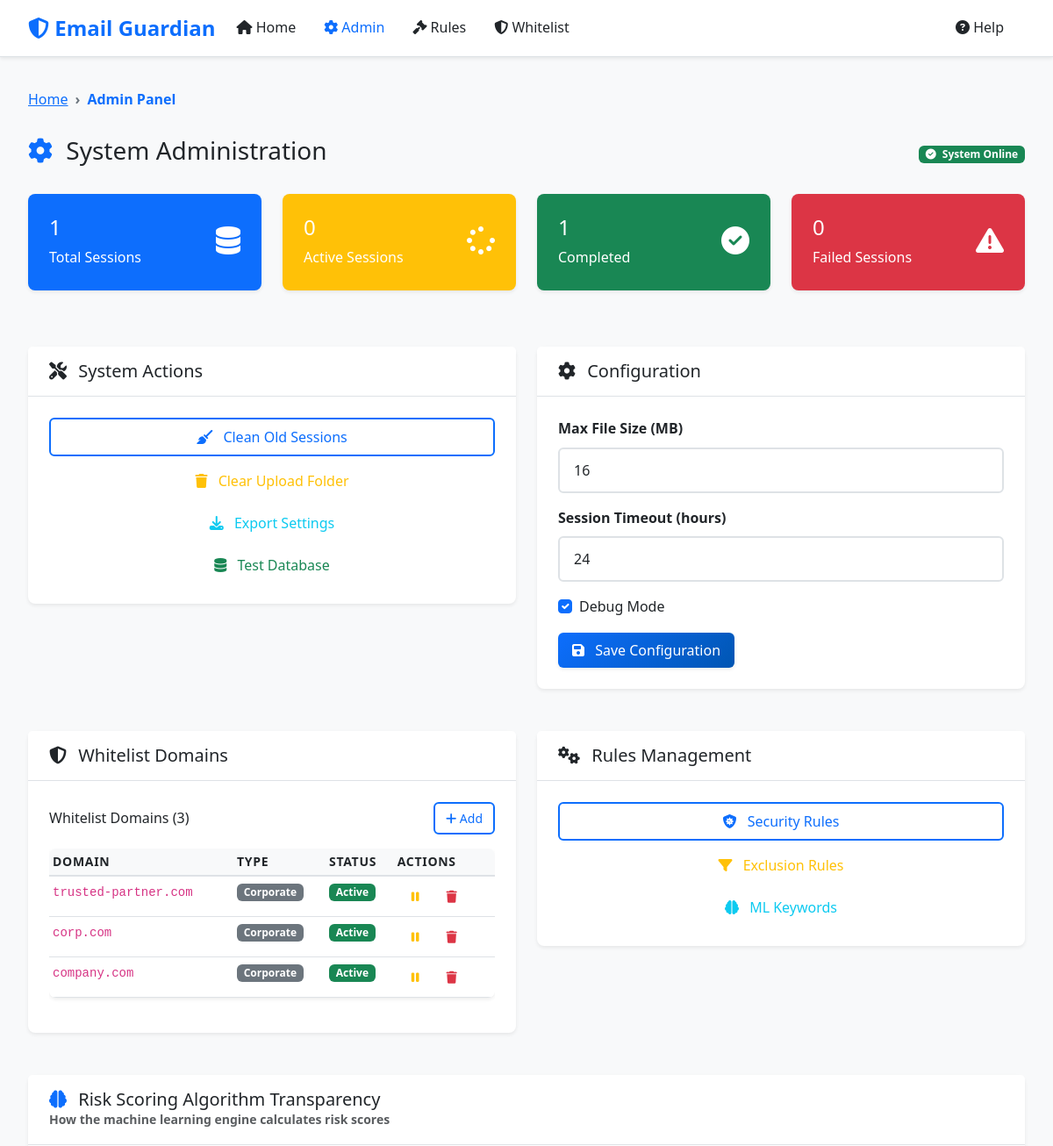
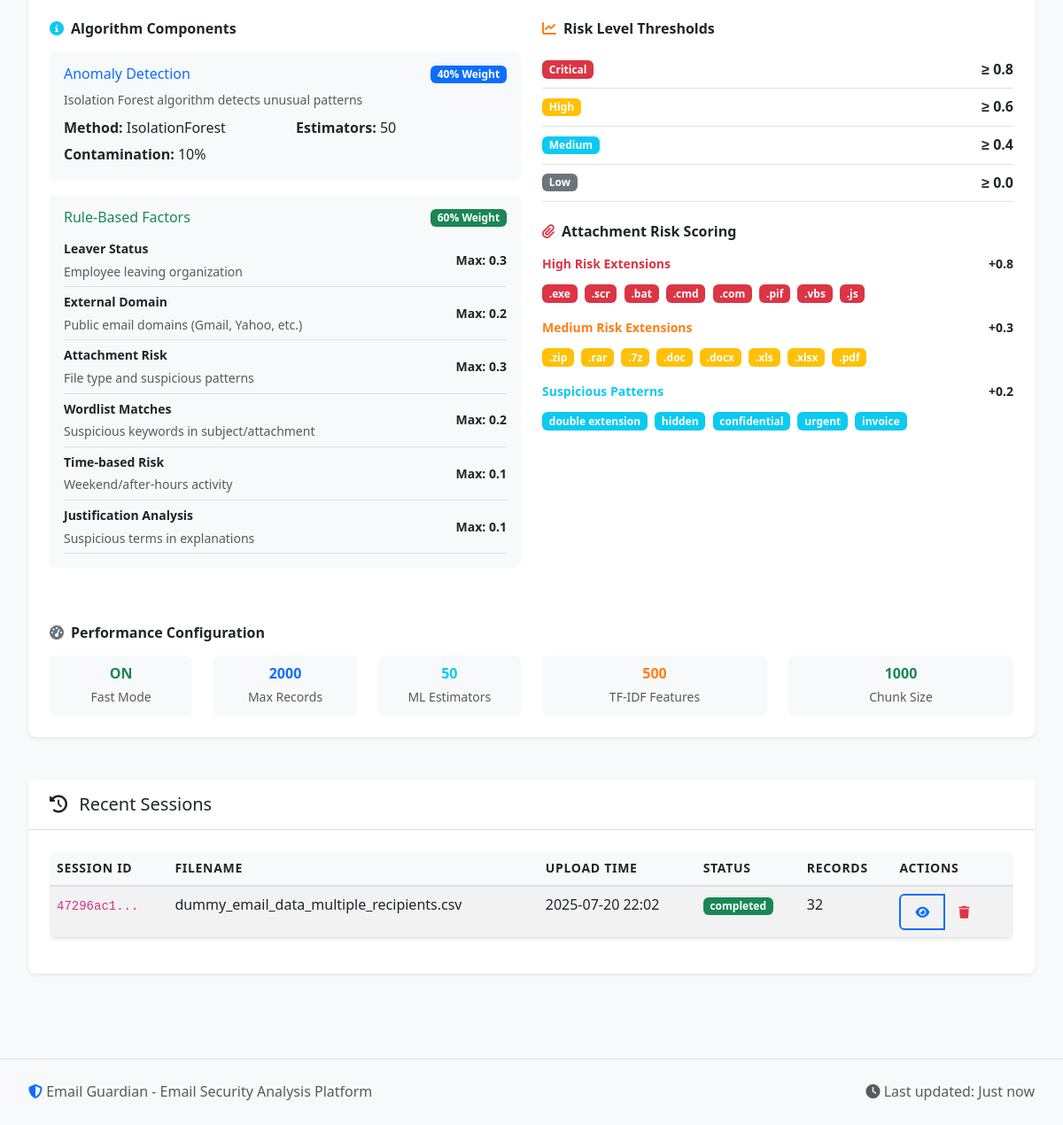
/admin, run on an earlier commit of the app's database (2 pictures, top to bottom).
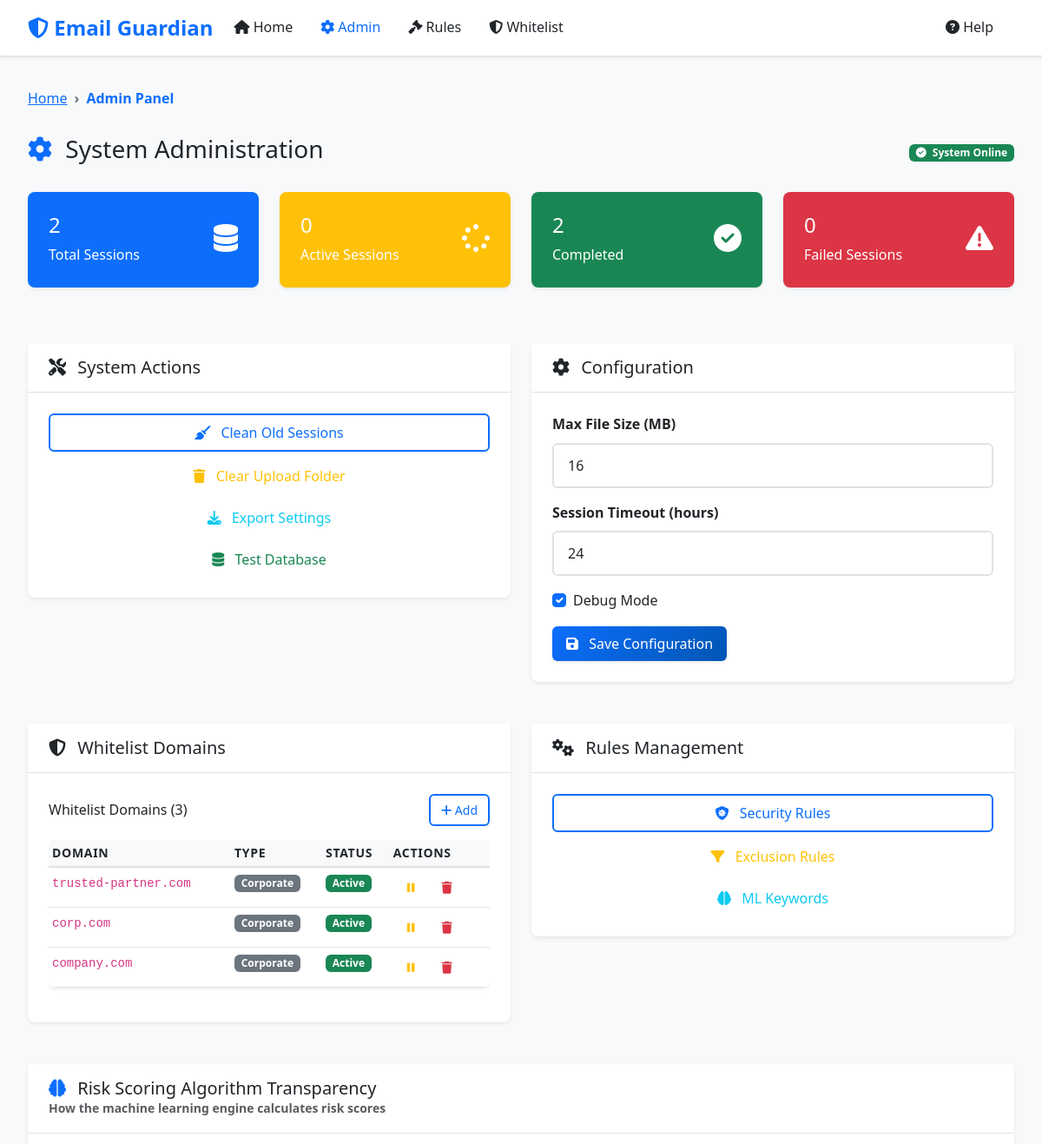
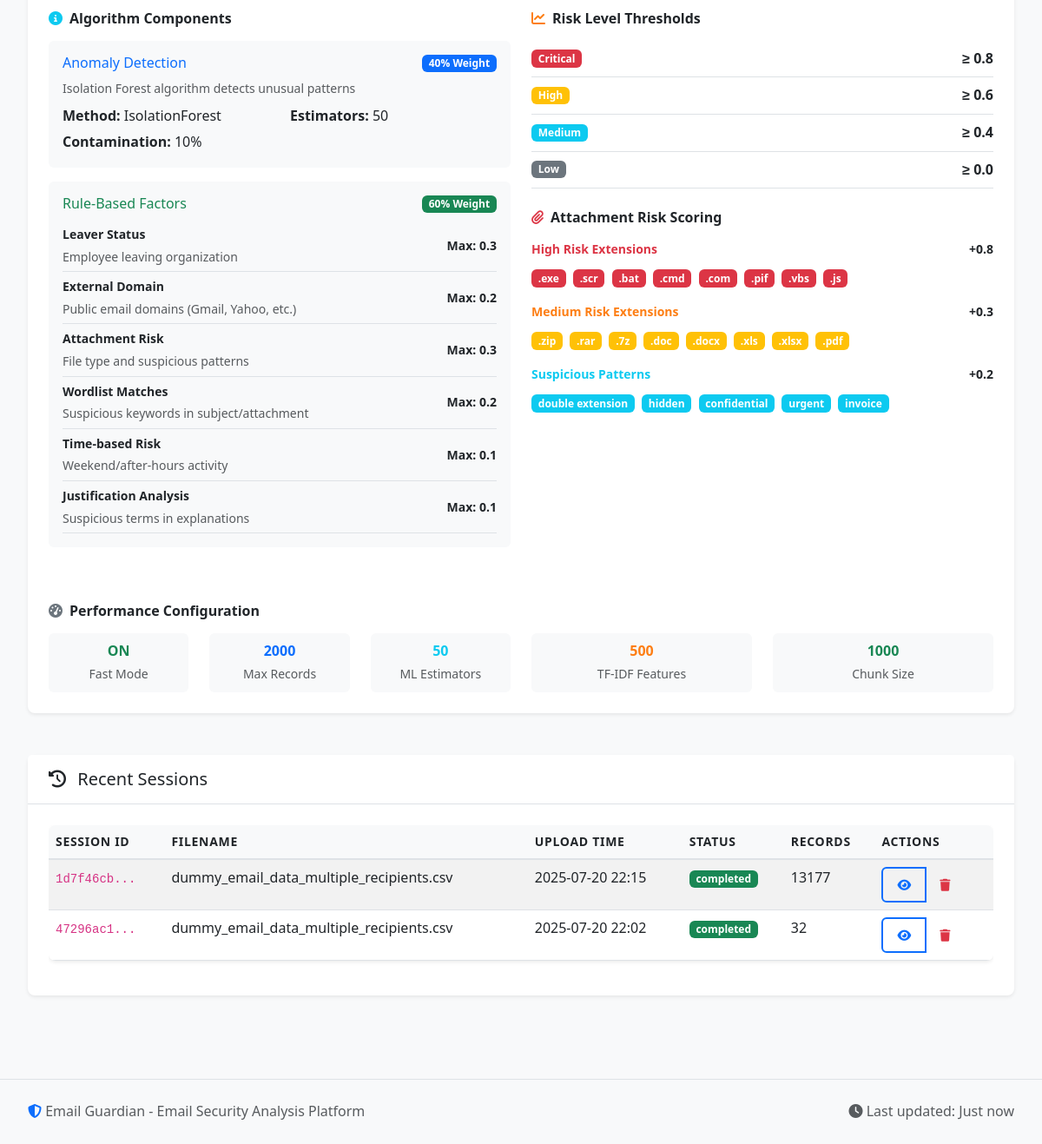
And on a later commit of the database (2 pictures, top to bottom).
### models.py (models this page shows, shortened)
class ProcessingSession(db.Model):
    __tablename__ = 'processing_sessions'
    id = db.Column(db.String(36), primary_key=True)
    filename = db.Column(db.String(255), nullable=False)
    upload_time = db.Column(db.DateTime, default=datetime.utcnow)
    total_records = db.Column(db.Integer, default=0)
    processed_records = db.Column(db.Integer, default=0)
    status = db.Column(db.String(50), default='uploaded')  # uploaded, processing, completed, error
    error_message = db.Column(Text)
    processing_stats = db.Column(JSON)
    data_path = db.Column(db.String(500))
    is_compressed = db.Column(db.Boolean, default=False)
    exclusion_applied = db.Column(db.Boolean, default=False)
    whitelist_applied = db.Column(db.Boolean, default=False)
    rules_applied = db.Column(db.Boolean, default=False)
    ml_applied = db.Column(db.Boolean, default=False)

### routes.py (the view)
@app.route('/admin')
def admin():
    stats = {
        'total_sessions': ProcessingSession.query.count(),
        'active_sessions': ProcessingSession.query.filter_by(status='processing').count(),
        'completed_sessions': ProcessingSession.query.filter_by(status='completed').count(),
        'failed_sessions': ProcessingSession.query.filter_by(status='failed').count()
    }
    recent_sessions = ProcessingSession.query.order_by(ProcessingSession.upload_time.desc()).limit(5).all()
    sessions = ProcessingSession.query.order_by(ProcessingSession.upload_time.desc()).all()
    whitelist_domains = WhitelistDomain.query.filter_by(is_active=True).all()
    attachment_keywords = AttachmentKeyword.query.filter_by(is_active=True).all()
    risk_scoring_info = {
        'thresholds': {
            'critical': 0.8,
            'high': 0.6,
            'medium': 0.4,
            'low': 0.0
        },
        'algorithm_components': {
            'anomaly_detection': {
                'weight': 40,
                'description': 'Isolation Forest algorithm detects unusual patterns',
                'method': 'sklearn.ensemble.IsolationForest',
                'contamination_rate': '10%',
                'estimators': config.ml_estimators
            },
            'rule_based_factors': {
                'weight': 60,
                'factors': [
                    {'name': 'Leaver Status', 'max_score': 0.3, 'description': 'Employee leaving organization'},
                    {'name': 'External Domain', 'max_score': 0.2, 'description': 'Public email domains (Gmail, Yahoo, etc.)'},
                    {'name': 'Attachment Risk', 'max_score': 0.3, 'description': 'File type and suspicious patterns'},
                    {'name': 'Wordlist Matches', 'max_score': 0.2, 'description': 'Suspicious keywords in subject/attachment'},
                    {'name': 'Time-based Risk', 'max_score': 0.1, 'description': 'Weekend/after-hours activity'},
                    {'name': 'Justification Analysis', 'max_score': 0.1, 'description': 'Suspicious terms in explanations'}
                ]
            }
        },
        'attachment_scoring': {
            'high_risk_extensions': ['.exe', '.scr', '.bat', '.cmd', '.com', '.pif', '.vbs', '.js'],
            'high_risk_score': 0.8,
            'medium_risk_extensions': ['.zip', '.rar', '.7z', '.doc', '.docx', '.xls', '.xlsx', '.pdf'],
            'medium_risk_score': 0.3,
            'suspicious_patterns': ['double extension', 'hidden', 'confidential', 'urgent', 'invoice'],
            'pattern_score': 0.2
        },
        'performance_config': {
            'fast_mode': config.fast_mode,
            'max_ml_records': config.max_ml_records,
            'ml_estimators': config.ml_estimators,
            'tfidf_max_features': config.tfidf_max_features,
            'chunk_size': config.chunk_size
        }
    }
    return render_template('admin.html',
                         stats=stats,
                         recent_sessions=recent_sessions,
                         sessions=sessions,
                         whitelist_domains=whitelist_domains,
                         attachment_keywords=attachment_keywords,
                         risk_scoring_info=risk_scoring_info)

### templates/admin.html (shortened to what the changed rows need)
{% extends "base.html" %}
{% block content %}
<div class="row">
    <div class="col-12">
        <div class="d-flex justify-content-between align-items-center mb-4">
            <h1 class="h3">
                <i class="fas fa-cog text-primary me-2"></i>
                System Administration
            </h1>
        </div>
    </div>
</div>
<div class="row mb-4">
    <div class="col-md-3 mb-3">
        <div class="card text-white bg-primary">
            <div class="card-body">
                <div class="d-flex justify-content-between">
                    <div>
                        <h4 class="card-title">{{ stats.total_sessions }}</h4>
                        <p class="card-text">Total Sessions</p>
                    </div>
                </div>
            </div>
        </div>
    </div>
    <div class="col-md-3 mb-3">
        <div class="card text-white bg-success">
            <div class="card-body">
                <div class="d-flex justify-content-between">
                    <div>
                        <h4 class="card-title">{{ stats.completed_sessions }}</h4>
                        <p class="card-text">Completed</p>
                    </div>
                </div>
            </div>
        </div>
    </div>
</div>
<div class="row mb-4">
    <div class="col-12">
        <div class="card">
            <div class="card-body">
                <div class="row">
                    <div class="col-lg-6 mb-4">
                        <div class="algorithm-component mb-3 p-3 bg-light rounded">
                            <div class="rule-factors">
                                {% for factor in risk_scoring_info.algorithm_components.rule_based_factors.factors %}
                                <div class="d-flex justify-content-between align-items-center py-1 border-bottom">
                                    <div>
                                        <small class="fw-bold">{{ factor.name }}</small>
                                        <br><small class="text-muted">{{ factor.description }}</small>
                                    </div>
                                    <div class="text-end">
                                        <small class="fw-bold">Max: {{ "%.1f"|format(factor.max_score) }}</small>
                                    </div>
                                </div>
                                {% endfor %}
                            </div>
                        </div>
                    </div>
                    <div class="col-lg-6 mb-4">
                        <div class="risk-thresholds mb-4">
                            {% for level, threshold in risk_scoring_info.thresholds.items() %}
                            <div class="d-flex justify-content-between align-items-center py-2 border-bottom">
                                <div class="d-flex align-items-center">
                                    {% if level == 'critical' %}
                                        <div class="badge bg-danger me-2">Critical</div>
                                    {% elif level == 'high' %}
                                        <div class="badge bg-warning me-2">High</div>
                                    {% elif level == 'medium' %}
                                        <div class="badge bg-info me-2">Medium</div>
                                    {% else %}
                                        <div class="badge bg-secondary me-2">Low</div>
                                    {% endif %}
                                </div>
                                <div class="text-end">
                                    <strong>≥ {{ threshold }}</strong>
                                </div>
                            </div>
                            {% endfor %}
                        </div>
                        <div class="attachment-scoring">
                            <div class="mb-3">
                                <div class="extension-list">
                                    {% for ext in risk_scoring_info.attachment_scoring.high_risk_extensions %}
                                        <span class="badge bg-danger me-1">{{ ext }}</span>
                                    {% endfor %}
                                </div>
                            </div>
                            <div class="mb-3">
                                <div class="extension-list">
                                    {% for ext in risk_scoring_info.attachment_scoring.medium_risk_extensions %}
                                        <span class="badge bg-warning me-1">{{ ext }}</span>
                                    {% endfor %}
                                </div>
                            </div>
                            <div>
                                <div class="pattern-list">
                                    {% for pattern in risk_scoring_info.attachment_scoring.suspicious_patterns %}
                                        <span class="badge bg-info me-1">{{ pattern }}</span>
                                    {% endfor %}
                                </div>
                            </div>
                        </div>
                    </div>
                </div>
            </div>
        </div>
    </div>
</div>
<div class="row">
    <div class="col-12">
        <div class="card">
            <div class="card-body">
                {% if recent_sessions %}
                <div class="table-responsive">
                    <table class="table table-striped">
                        <thead>
                            <tr>
                                <th>Session ID</th>
                                <th>Filename</th>
                                <th>Upload Time</th>
                                <th>Status</th>
                                <th>Records</th>
                                <th>Actions</th>
                            </tr>
                        </thead>
                        <tbody>
                            {% for session in recent_sessions %}
                            <tr>
                                <td>
                                    <code>{{ session.id[:8] }}...</code>
                                </td>
                                <td>{{ session.filename }}</td>
                                <td>{{ session.upload_time.strftime('%Y-%m-%d %H:%M') }}</td>
                                <td>
                                    {% if session.status == 'completed' %}
                                        <span class="badge bg-success">{{ session.status }}</span>
                                    {% elif session.status == 'processing' %}
                                        <span class="badge bg-warning">{{ session.status }}</span>
                                    {% elif session.status == 'failed' %}
                                        <span class="badge bg-danger">{{ session.status }}</span>
                                    {% else %}
                                        <span class="badge bg-secondary">{{ session.status }}</span>
                                    {% endif %}
                                </td>
                                <td>{{ session.total_records or 0 }}</td>
                                <td>
                                    <div class="btn-group btn-group-sm" role="group">
                                        <a href="{{ url_for('dashboard', session_id=session.id) }}"
                                           class="btn btn-outline-primary" title="View Dashboard">
                                            <i class="fas fa-eye"></i>
                                        </a>
                                        <button class="btn btn-outline-danger"
                                                onclick="deleteSession('{{ session.id }}')"
                                                title="Delete Session">
                                            <i class="fas fa-trash"></i>
                                        </button>
                                    </div>
                                </td>
                            </tr>
                            {% endfor %}
                        </tbody>
                    </table>
                </div>
                {% else %}
                <div class="text-center py-4">
                    <i class="fas fa-inbox fa-3x text-muted mb-3"></i>
                    <h5 class="text-muted">No sessions found</h5>
                    <p class="text-muted">Upload some files to see session data here.</p>
                </div>
                {% endif %}
            </div>
        </div>
    </div>
</div>
{% endblock %}

What changed in the data, as far as the page shows it:
added ProcessingSession: id "1d7f46cb", filename "dummy_email_data_multiple_recipients.csv", upload_time "2025-07-20 22:15", status "completed", total_records "13177"
Also different on the page:
{{ stats.total_sessions }}: "1" → "2"
{{ stats.completed_sessions }}: "1" → "2"
